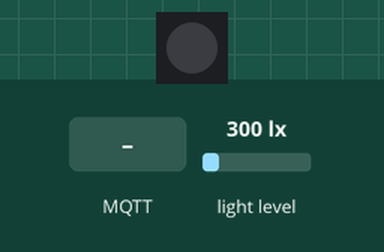
The sketch below on a simulated ESP32-C3. On the bench: 1 RGB LEDs in strip order, left to right. Inputs (shaded band) come from the test bench; at power-on: light level 300 lx. WiFi joins after 1.5 s; servers stay silent unless stated; no MQTT or app messages arrive unless stated; what the sketch prints to the serial monitor is not drawn.

Above: at 3.7 s.
3.8 s: MQTT message "on" arrives on the first subscribed topic
At 7.7 s:
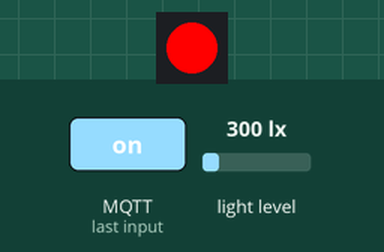
12.0 s: MQTT message "off" arrives on the first subscribed topic
At 15.1 s:
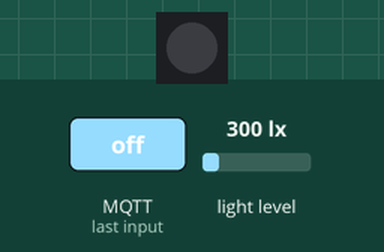
Timing chart, 0 to 16.6 s (numbered marks = the images above; inputs shaded):
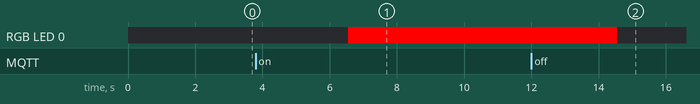

The sketch:

lolin_c3_mini_sub_pub.ino
```cpp
#include <WiFi.h>
#include <PubSubClient.h>
#include <Adafruit_NeoPixel.h>

#include <Wire.h>
#include <BH1750.h>
BH1750 lightMeter;

const char* ssid = "RiaSummer2G";
const char* password = "730124go";
const char* brokerAddress = "192.168.2.8";
const char* brokerUser = "ship";
const char* brokerPassword = "1234";
const char* clientId = "ria_lolin_c3_mini_sub_pub_01";
const char* topicSub = "Riatech/Line1/Led";
const char* topicPub = "Riatech/Line1/Lux";

#define LED_PIN     7
#define LED_COUNT   1
Adafruit_NeoPixel led(LED_COUNT, LED_PIN, NEO_GRB + NEO_KHZ800);

void onMessage(char* topic, byte* payload, unsigned int length) {
    String message = "";
    for (int i = 0; i < length; i++) {
        message += (char)payload[i];
    }

    Serial.print("Topic: " + String(topic));
    Serial.println("\tMessage: " + message);

    if (message == "on" || message == "On") {
        led.setPixelColor(0, led.Color(255,0,0));   // 빨강
        led.show();
    } else if (message == "off" || message == "Off") {
        led.setPixelColor(0, led.Color(0,0,0));     // 끄기
        led.show();
    } else {
        Serial.print("Wrong Message! : " + message );
    }
}

WiFiClient wifiClient;
PubSubClient mqttClient(brokerAddress, 1883, onMessage, wifiClient);


void setup() {
    Serial.begin(115200);
    delay(1000);
    Serial.print("Connecting to Wi-Fi: " + String(ssid));

    WiFi.begin(ssid, password);
    WiFi.setTxPower(WIFI_POWER_8_5dBm);

    while (WiFi.status() != WL_CONNECTED) {
        Serial.print(".");  delay(500);
    }

    Serial.println("Wi-Fi connected");
    Serial.println("Connecting to MQTT Broker: " + String(brokerAddress));

    while (!mqttClient.connect(clientId, brokerUser, brokerPassword)) {
        Serial.print(".");  delay(500);
    }

    Serial.println();
    Serial.println("MQTT Broker connected");
    mqttClient.subscribe(topicSub);
    Serial.println("Subscribed topic: " + String(topicSub));

    led.begin();
    Wire.begin(8, 10, 400000);
    lightMeter.begin();
}


void loop() {
    mqttClient.loop();

    char buf[16];
    float lux = lightMeter.readLightLevel();
    snprintf(buf, sizeof(buf), "%.1f", lux);
    bool result = mqttClient.publish(topicPub, buf);

    if (result) {
        Serial.printf("%s : %s\n", topicPub, buf);
    } else {
        Serial.println("Publish failed");
    }
    delay(4000);
}
```

Measured:
- after the input at 3.8 s, RGB LED 0: off → RGB(255, 0, 0) after 2.8 s
- after the input at 12.0 s, RGB LED 0: RGB(255, 0, 0) → off after 2.6 s
